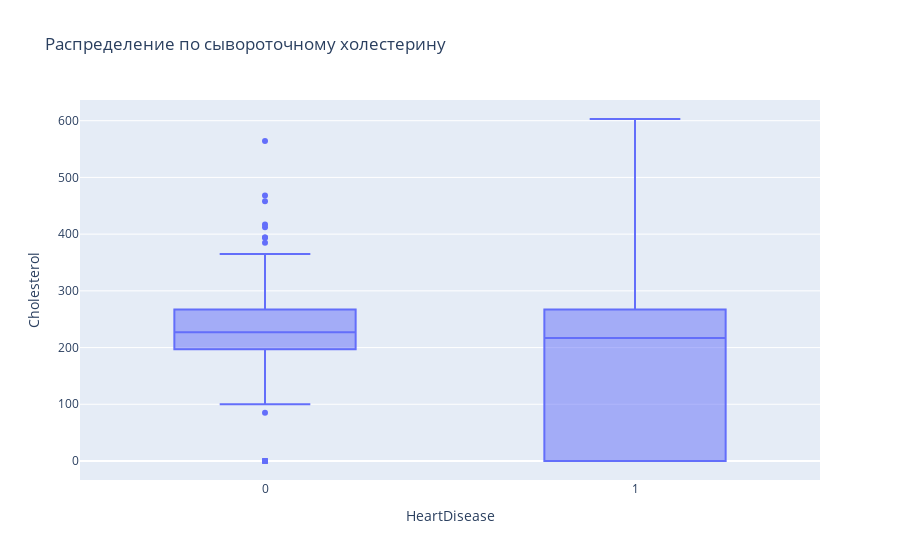

Source (notebook cell):
### Markdown cell above
### Распределение по Сывороточному холестерину

### Code cell
fig = px.box(df,y="Cholesterol",x="HeartDisease",title=f"Распределение по cывороточному холестерину")
fig.show()

### Figure 1 — Plotly figure (JSON) as saved in the notebook; plotly's stock layout.template omitted (floating-point values rounded to 4 significant figures; data arrays with more than 128 entries replaced by an {"elided": "..."} marker saying what was removed)
{"data": [{"alignmentgroup": "True", "hovertemplate": "HeartDisease=%{x}<br>Cholesterol=%{y}<extra></extra>", "legendgroup": "", "marker": {"color": "#636efa"}, "name": "", "notched": false, "offsetgroup": "", "orientation": "v", "showlegend": false, "type": "box", "x": {"elided": "918 int values"}, "x0": " ", "xaxis": "x", "y": {"elided": "918 int values"}, "y0": " ", "yaxis": "y"}], "layout": {"boxmode": "group", "legend": {"tracegroupgap": 0}, "title": {"text": "Распределение по cывороточному холестерину"}, "xaxis": {"anchor": "y", "domain": [0, 1], "title": {"text": "HeartDisease"}}, "yaxis": {"anchor": "x", "domain": [0, 1], "title": {"text": "Cholesterol"}}}}
